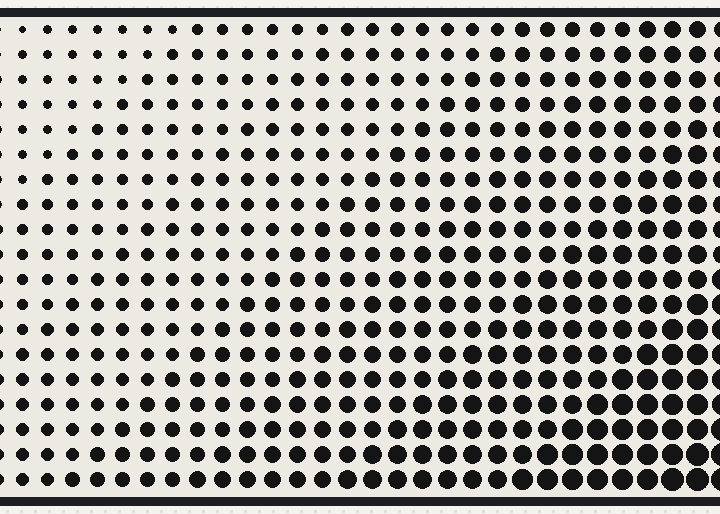
A sketch run on a simulated Arduino Uno, built for the host (arithmetic inside an expression is 32-bit, double 64-bit). Parts: 800×480 one-colour display.

Above: at 4.2 s.

The sketch:

27_monochrome_gradients.ino
```cpp
#include <GxEPD2_BW.h>
#define PIXEL_SIZE 25
#define COLS (display.width()/PIXEL_SIZE)
#define LINES (display.height()/PIXEL_SIZE)
#define NUM_PIXELS (COLS*LINES)

GxEPD2_BW<GxEPD2_750_T7, GxEPD2_750_T7::HEIGHT> display(GxEPD2_750_T7(/*CS=5*/ SS, /*DC=*/ 17, /*RST=*/ 16, /*BUSY=*/ 4));
int loop_count = 0;

void setup() {
  initDisplay();

  int center_col = COLS/2;
  int center_line = LINES/2;

  display.fillScreen(GxEPD_WHITE);
  for (int i=0; i<COLS; i++) {
    int x = PIXEL_SIZE/2 + i * (PIXEL_SIZE);
    for (int j=0; j<LINES; j++) {
      int y = PIXEL_SIZE/2 +  j * (PIXEL_SIZE);
        drawPixel(x, y, map(i+j, 0, (COLS+LINES), 30, 100));
    }
  }
  display.display();
}

void initDisplay() {
  display.init(0, true, 2, false);
  display.setRotation(0);
  display.fillScreen(GxEPD_WHITE);
}

void drawPixel(int x, int y, int value) {
  int r = map(value, 0, 100, 0, PIXEL_SIZE/2);
  display.fillCircle(x, y, r, GxEPD_BLACK);
}

void loop() {}
```
